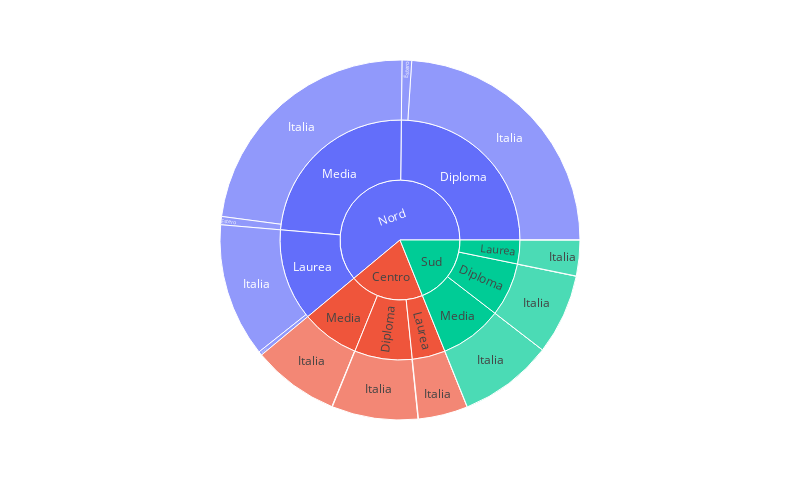

Notebook code for this chart:
### Code cell
#Creazione Dashboard
fig = px.sunburst(data, path=['Zona d Italia','Livello di Istruzione', 'Paese di Destinazione'], width=800, height=500)

fig.show()
# SUNBURST
#TODO radio button per far scegliere all'utente l'anno

### Figure 1 — Plotly figure (JSON) as saved in the notebook; plotly's stock layout.template omitted (floating-point values rounded to 4 significant figures)
{"data": [{"branchvalues": "total", "domain": {"x": [0, 1], "y": [0, 1]}, "hovertemplate": "labels=%{label}<br>count=%{value}<br>parent=%{parent}<br>id=%{id}<extra></extra>", "ids": ["Centro/Diploma/Estero", "Nord/Diploma/Estero", "Sud/Diploma/Estero", "Centro/Laurea /Estero", "Nord/Laurea /Estero", "Sud/Laurea /Estero", "Centro/Media/Estero", "Nord/Media/Estero", "Sud/Media/Estero", "Centro/Diploma/Italia", "Nord/Diploma/Italia", "Sud/Diploma/Italia", "Centro/Laurea /Italia", "Nord/Laurea /Italia", "Sud/Laurea /Italia", "Centro/Media/Italia", "Nord/Media/Italia", "Sud/Media/Italia", "Centro/Diploma", "Nord/Diploma", "Sud/Diploma", "Centro/Laurea ", "Nord/Laurea ", "Sud/Laurea ", "Centro/Media", "Nord/Media", "Sud/Media", "Centro", "Nord", "Sud"], "labels": ["Estero", "Estero", "Estero", "Estero", "Estero", "Estero", "Estero", "Estero", "Estero", "Italia", "Italia", "Italia", "Italia", "Italia", "Italia", "Italia", "Italia", "Italia", "Diploma", "Diploma", "Diploma", "Laurea ", "Laurea ", "Laurea ", "Media", "Media", "Media", "Centro", "Nord", "Sud"], "name": "", "parents": ["Centro/Diploma", "Nord/Diploma", "Sud/Diploma", "Centro/Laurea ", "Nord/Laurea ", "Sud/Laurea ", "Centro/Media", "Nord/Media", "Sud/Media", "Centro/Diploma", "Nord/Diploma", "Sud/Diploma", "Centro/Laurea ", "Nord/Laurea ", "Sud/Laurea ", "Centro/Media", "Nord/Media", "Sud/Media", "Centro", "Nord", "Sud", "Centro", "Nord", "Sud", "Centro", "Nord", "Sud", "", "", ""], "type": "sunburst", "values": [16, 327, 7, 6, 135, 1, 17, 279, 2, 2924, 9063, 2734, 1682, 4551, 1213, 2947, 8734, 3191, 2940, 9390, 2741, 1688, 4686, 1214, 2964, 9013, 3193, 7592, 23089, 7148]}], "layout": {"height": 500, "legend": {"tracegroupgap": 0}, "margin": {"t": 60}, "width": 800}}
